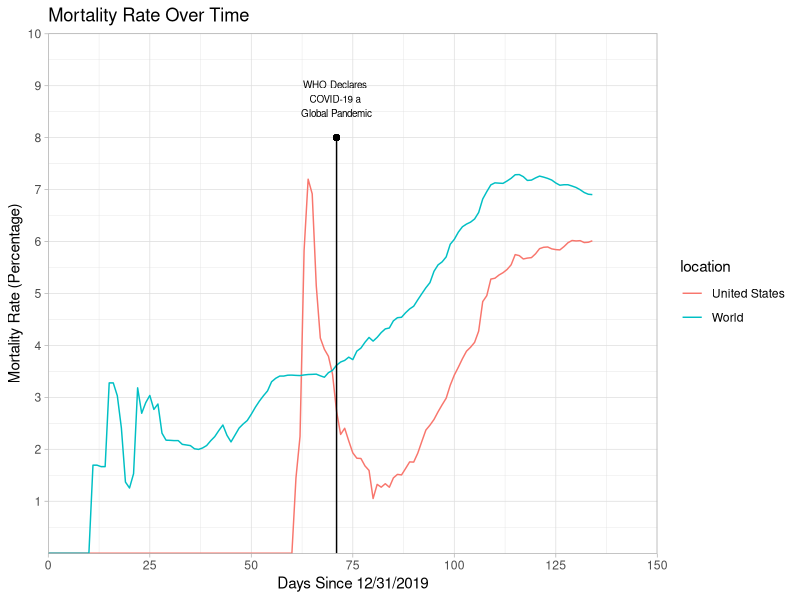
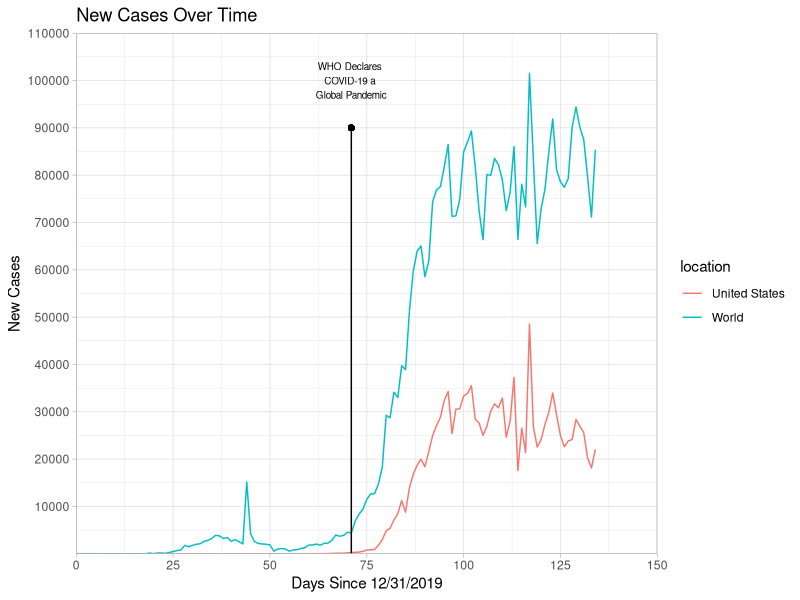
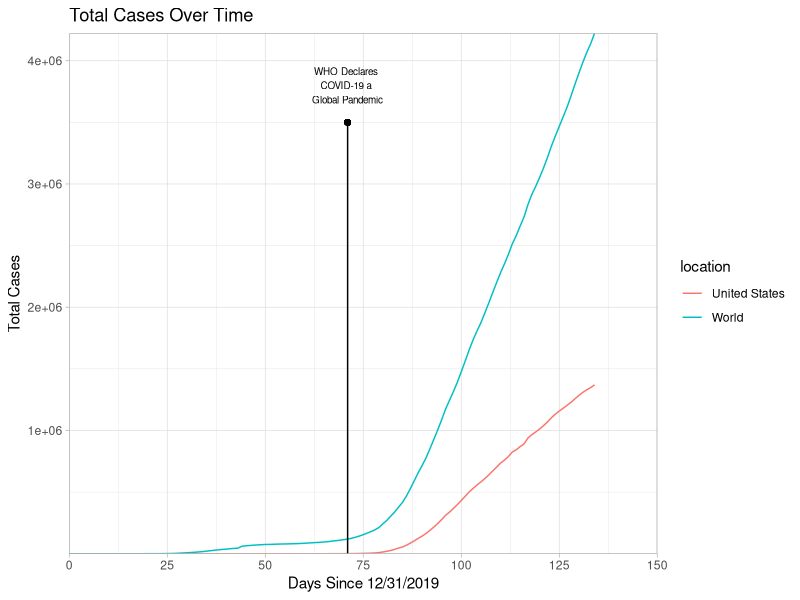
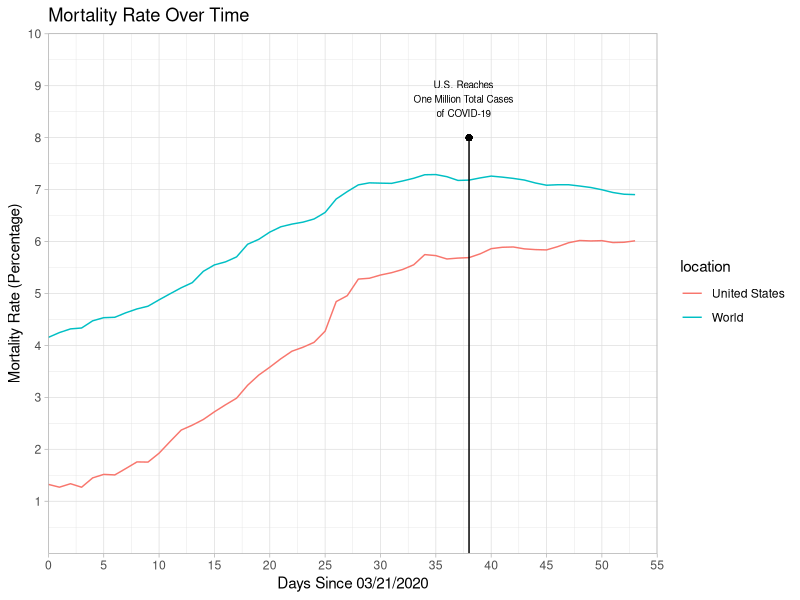
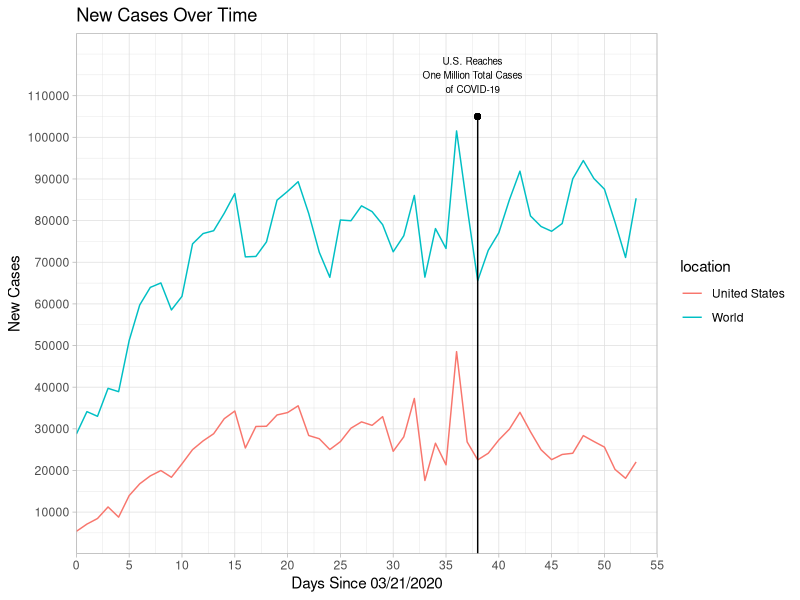
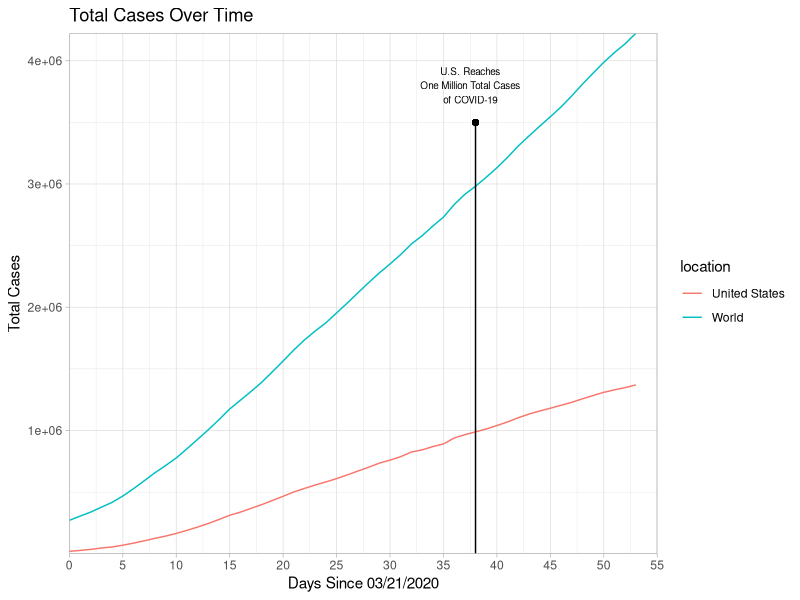

Write the R code that produced these figures, in order.
## ---- chunk 1
library(dplyr)
library(ggplot2)

global = read.csv("covidData_clean.csv")
global = global %>% mutate(rate = 100 * total_deaths / total_cases) #create column for mortality rate
global$rate[is.na(global$rate)]<-0
origin <- as.Date("2019-12-31")
global = global %>% mutate(days_since = as.Date(date) - origin) #create column for days since 12/31/2019, the start of our data

narrowed = global %>% filter(location == "World" | iso_code == "USA")
narrowed_march = narrowed %>% mutate(date_2 = as.POSIXct(date)) %>% filter(date_2 > as.POSIXct("2020-03-20")) 
narrowed_march = narrowed_march %>% mutate(days_since = as.Date(date) - as.Date("2020-03-21"))

#as.Date("2020-03-11") - as.Date("2019-12-31") returns 71 days, which is the time between the start of the data and when the WHO declared COVID-19 a global pandemic

ggplot(data = narrowed, aes(x = days_since, y = rate)) + 
  geom_line(aes(color = location)) + 
  expand_limits(x = c(0,150),y = c(0, 10)) +
  scale_x_continuous(breaks = c(0, 25, 50, 75, 100, 125, 150), expand = c(0,0.01)) + 
  scale_y_continuous(breaks = c(1:10), expand = c(0,.01)) + 
  annotate("segment", x = 71, xend = 71, y = 0, yend = 8) + geom_point(aes(x = 71, y = 8)) + 
  annotate("text", x = 71, y = 8.75, label = "WHO Declares \nCOVID-19 a \nGlobal Pandemic", size = 2.5) + 
  labs(title = "Mortality Rate Over Time",x="Days Since 12/31/2019", y = "Mortality Rate (Percentage)") + 
  theme_light()
## ---- chunk 2
ggplot(data = narrowed, aes(x = days_since, y = new_cases)) + 
  geom_line(aes(color = location)) + 
  expand_limits(x = c(0,150),y = c(0, 110000)) +
  scale_x_continuous(breaks = c(0, 25, 50, 75, 100, 125, 150), expand = c(0,0.01)) + 
  scale_y_continuous(breaks = c(10^4,2*10^4,3*10^4,4*10^4,5*10^4,6*10^4,7*10^4,8*10^4,9*10^4,10*10^4,11*10^4), expand = c(0,0.1)) + 
  annotate("segment", x = 71, xend = 71, y = 0, yend = 90000) + geom_point(aes(x = 71, y = 90000)) + 
  annotate("text", x = 71, y = 100000, label = "WHO Declares \nCOVID-19 a \nGlobal Pandemic", size = 2.5) + 
  labs(title = "New Cases Over Time",x="Days Since 12/31/2019", y = "New Cases") + 
  theme_light()
## ---- chunk 3
ggplot(data = narrowed, aes(x = days_since, y = total_cases)) + 
  geom_line(aes(color = location)) + 
  expand_limits(x = c(0,150),y = c(0, 1000000)) +
  scale_x_continuous(breaks = c(0, 25, 50, 75, 100, 125, 150), expand = c(0,0.01)) + 
  scale_y_continuous(breaks = c(10^6,2*10^6,3*10^6,4*10^6,5*10^6), expand = c(0,0.1)) + 
  annotate("segment", x = 71, xend = 71, y = 0, yend = 3500000) + geom_point(aes(x = 71, y = 3500000)) + 
  annotate("text", x = 71, y = 3800000, label = "WHO Declares \nCOVID-19 a \nGlobal Pandemic", size = 2.5) + 
  labs(title = "Total Cases Over Time",x="Days Since 12/31/2019", y = "Total Cases") + 
  theme_light()
## ---- chunk 4
ggplot(data = narrowed_march, aes(x = days_since, y = rate)) + 
  geom_line(aes(color = location)) + 
  expand_limits(x = c(0,55),y = c(0, 10)) +
  scale_x_continuous(breaks = seq(0,55,by=5), expand = c(0,0.01)) + 
  scale_y_continuous(breaks = c(1:10), expand = c(0,.01)) + 
  annotate("segment", x = 38, xend = 38, y = 0, yend = 8) + geom_point(aes(x = 38, y = 8)) + 
  annotate("text", x = 37.5, y = 8.75, label = "U.S. Reaches\nOne Million Total Cases\nof COVID-19", size = 2.5) +
  labs(title = "Mortality Rate Over Time",x="Days Since 03/21/2020", y = "Mortality Rate (Percentage)") + 
  theme_light()
## ---- chunk 5
ggplot(data = narrowed_march, aes(x = days_since, y = new_cases)) + 
  geom_line(aes(color = location)) + 
  expand_limits(x = c(0,55),y = c(0, 125000)) +
  scale_x_continuous(breaks = seq(0,55,by=5), expand = c(0,0.01)) + 
  scale_y_continuous(breaks = c(10^4,2*10^4,3*10^4,4*10^4,5*10^4,6*10^4,7*10^4,8*10^4,9*10^4,10*10^4,11*10^4), expand = c(0,0.1)) + 
  annotate("segment", x = 38, xend = 38, y = 0, yend = 105000) + geom_point(aes(x = 38, y = 105000)) + 
  annotate("text", x = 37.5, y = 115000, label = "U.S. Reaches\nOne Million Total Cases\nof COVID-19", size = 2.5) + 
  labs(title = "New Cases Over Time",x="Days Since 03/21/2020", y = "New Cases") + 
  theme_light()
## ---- chunk 6
ggplot(data = narrowed_march, aes(x = days_since, y = total_cases)) + 
  geom_line(aes(color = location)) + 
  expand_limits(x = c(0,55),y = c(0, 1000000)) +
  scale_x_continuous(breaks = seq(0,55,by=5), expand = c(0,0.01)) + 
  scale_y_continuous(breaks = c(10^6,2*10^6,3*10^6,4*10^6,5*10^6), expand = c(0,0.1)) + 
  annotate("segment", x = 38, xend = 38, y = 0, yend = 3500000) + geom_point(aes(x = 38, y = 3500000)) + 
  annotate("text", x = 37.5, y = 3800000, label = "U.S. Reaches\nOne Million Total Cases\nof COVID-19", size = 2.5) + 
  labs(title = "Total Cases Over Time",x="Days Since 03/21/2020", y = "Total Cases") + 
  theme_light()
